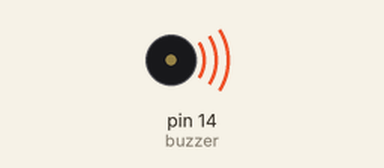
This sketch was run on a simulated Arduino Uno, built with avr-gcc and run on an emulated ATmega328P. Parts: buzzer (waves = sounding).

Above: at 0.05 s.
At 2.58 s:
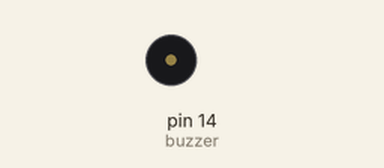
Timing chart, 0 to 3.0 s (numbered marks = the images above):
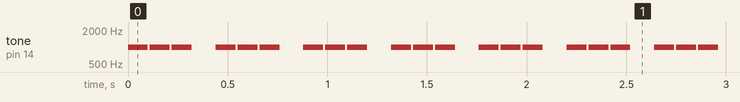

The sketch:

Buzzer.ino
```cpp
const int buzzer = 14; //buzzer to arduino pin 14

void setup(){
  pinMode(buzzer, OUTPUT); // Set buzzer - pin 14 as an output
}

void loop(){
  tone(buzzer, 1000); // Send 1KHz sound signal...
  delay(100);        // ...for 1 sec
  noTone(buzzer);     // Stop sound...
  delay(10);        // ...for 1sec
}
```

Measured:
- by itself, tone on pin 14 (buzzer): repeats every 0.44 s: 2 × (silent 0.01 s, 1000 Hz 0.10 s), silent 0.12 s, 1000 Hz 0.10 s
